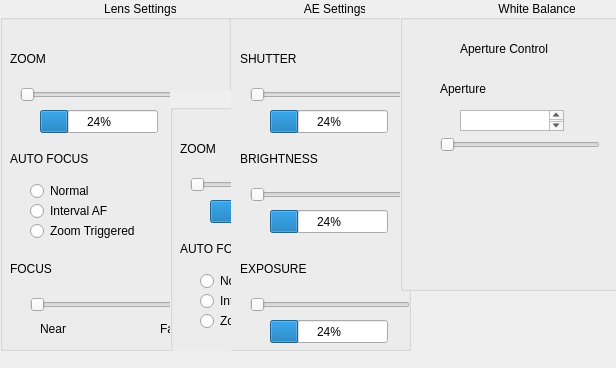
<?xml version="1.0" encoding="UTF-8"?>
<ui version="4.0">
 <class>Form</class>
 <widget class="QWidget" name="Form">
  <property name="geometry">
   <rect>
    <x>0</x>
    <y>0</y>
    <width>616</width>
    <height>368</height>
   </rect>
  </property>
  <property name="windowTitle">
   <string>Form</string>
  </property>
  <widget class="QGroupBox" name="groupBox_3">
   <property name="geometry">
    <rect>
     <x>200</x>
     <y>0</y>
     <width>211</width>
     <height>351</height>
    </rect>
   </property>
   <property name="autoFillBackground">
    <bool>true</bool>
   </property>
   <property name="title">
    <string>                  AE Settings</string>
   </property>
   <property name="alignment">
    <set>Qt::AlignCenter</set>
   </property>
   <widget class="QLabel" name="label_8">
    <property name="geometry">
     <rect>
      <x>40</x>
      <y>50</y>
      <width>67</width>
      <height>17</height>
     </rect>
    </property>
    <property name="text">
     <string>SHUTTER</string>
    </property>
   </widget>
   <widget class="QProgressBar" name="progressBar_3">
    <property name="geometry">
     <rect>
      <x>70</x>
      <y>110</y>
      <width>118</width>
      <height>23</height>
     </rect>
    </property>
    <property name="value">
     <number>24</number>
    </property>
   </widget>
   <widget class="QSlider" name="horizontalSlider_4">
    <property name="geometry">
     <rect>
      <x>50</x>
      <y>80</y>
      <width>160</width>
      <height>29</height>
     </rect>
    </property>
    <property name="orientation">
     <enum>Qt::Horizontal</enum>
    </property>
   </widget>
   <widget class="QLabel" name="label_9">
    <property name="geometry">
     <rect>
      <x>40</x>
      <y>150</y>
      <width>101</width>
      <height>17</height>
     </rect>
    </property>
    <property name="text">
     <string>BRIGHTNESS</string>
    </property>
   </widget>
   <widget class="QProgressBar" name="progressBar_4">
    <property name="geometry">
     <rect>
      <x>70</x>
      <y>210</y>
      <width>118</width>
      <height>23</height>
     </rect>
    </property>
    <property name="value">
     <number>24</number>
    </property>
   </widget>
   <widget class="QSlider" name="horizontalSlider_5">
    <property name="geometry">
     <rect>
      <x>50</x>
      <y>180</y>
      <width>160</width>
      <height>29</height>
     </rect>
    </property>
    <property name="orientation">
     <enum>Qt::Horizontal</enum>
    </property>
   </widget>
   <widget class="QLabel" name="label_10">
    <property name="geometry">
     <rect>
      <x>40</x>
      <y>260</y>
      <width>81</width>
      <height>17</height>
     </rect>
    </property>
    <property name="text">
     <string>EXPOSURE</string>
    </property>
   </widget>
   <widget class="QProgressBar" name="progressBar_5">
    <property name="geometry">
     <rect>
      <x>70</x>
      <y>320</y>
      <width>118</width>
      <height>23</height>
     </rect>
    </property>
    <property name="value">
     <number>24</number>
    </property>
   </widget>
   <widget class="QSlider" name="horizontalSlider_6">
    <property name="geometry">
     <rect>
      <x>50</x>
      <y>290</y>
      <width>160</width>
      <height>29</height>
     </rect>
    </property>
    <property name="orientation">
     <enum>Qt::Horizontal</enum>
    </property>
   </widget>
  </widget>
  <widget class="QGroupBox" name="groupBox_2">
   <property name="geometry">
    <rect>
     <x>400</x>
     <y>0</y>
     <width>221</width>
     <height>291</height>
    </rect>
   </property>
   <property name="autoFillBackground">
    <bool>true</bool>
   </property>
   <property name="title">
    <string>                White Balance</string>
   </property>
   <property name="alignment">
    <set>Qt::AlignCenter</set>
   </property>
   <widget class="QLabel" name="label_11">
    <property name="geometry">
     <rect>
      <x>40</x>
      <y>80</y>
      <width>101</width>
      <height>17</height>
     </rect>
    </property>
    <property name="text">
     <string>Aperture</string>
    </property>
   </widget>
   <widget class="QSlider" name="horizontalSlider_7">
    <property name="geometry">
     <rect>
      <x>40</x>
      <y>130</y>
      <width>160</width>
      <height>29</height>
     </rect>
    </property>
    <property name="orientation">
     <enum>Qt::Horizontal</enum>
    </property>
   </widget>
   <widget class="QLabel" name="label">
    <property name="geometry">
     <rect>
      <x>60</x>
      <y>40</y>
      <width>131</width>
      <height>17</height>
     </rect>
    </property>
    <property name="text">
     <string>Aperture Control</string>
    </property>
   </widget>
   <widget class="QTextEdit" name="textEdit">
    <property name="geometry">
     <rect>
      <x>60</x>
      <y>110</y>
      <width>104</width>
      <height>21</height>
     </rect>
    </property>
   </widget>
  </widget>
  <widget class="QGroupBox" name="groupBox_4">
   <property name="geometry">
    <rect>
     <x>0</x>
     <y>0</y>
     <width>231</width>
     <height>351</height>
    </rect>
   </property>
   <property name="autoFillBackground">
    <bool>true</bool>
   </property>
   <property name="title">
    <string>               Lens Settings</string>
   </property>
   <property name="alignment">
    <set>Qt::AlignCenter</set>
   </property>
   <widget class="QLabel" name="label_3">
    <property name="geometry">
     <rect>
      <x>10</x>
      <y>50</y>
      <width>67</width>
      <height>17</height>
     </rect>
    </property>
    <property name="text">
     <string>ZOOM</string>
    </property>
   </widget>
   <widget class="QSlider" name="horizontalSlider_2">
    <property name="geometry">
     <rect>
      <x>20</x>
      <y>80</y>
      <width>160</width>
      <height>29</height>
     </rect>
    </property>
    <property name="orientation">
     <enum>Qt::Horizontal</enum>
    </property>
   </widget>
   <widget class="QProgressBar" name="progressBar_2">
    <property name="geometry">
     <rect>
      <x>40</x>
      <y>110</y>
      <width>118</width>
      <height>23</height>
     </rect>
    </property>
    <property name="value">
     <number>24</number>
    </property>
   </widget>
   <widget class="QRadioButton" name="radioButton_4">
    <property name="geometry">
     <rect>
      <x>30</x>
      <y>180</y>
      <width>117</width>
      <height>22</height>
     </rect>
    </property>
    <property name="text">
     <string>Normal</string>
    </property>
   </widget>
   <widget class="QRadioButton" name="radioButton_5">
    <property name="geometry">
     <rect>
      <x>30</x>
      <y>200</y>
      <width>117</width>
      <height>22</height>
     </rect>
    </property>
    <property name="text">
     <string>Interval AF</string>
    </property>
   </widget>
   <widget class="QRadioButton" name="radioButton_6">
    <property name="geometry">
     <rect>
      <x>30</x>
      <y>220</y>
      <width>141</width>
      <height>22</height>
     </rect>
    </property>
    <property name="text">
     <string>Zoom Triggered</string>
    </property>
   </widget>
   <widget class="QLabel" name="label_4">
    <property name="geometry">
     <rect>
      <x>10</x>
      <y>150</y>
      <width>101</width>
      <height>17</height>
     </rect>
    </property>
    <property name="text">
     <string>AUTO FOCUS</string>
    </property>
   </widget>
   <widget class="QLabel" name="label_5">
    <property name="geometry">
     <rect>
      <x>10</x>
      <y>260</y>
      <width>67</width>
      <height>17</height>
     </rect>
    </property>
    <property name="text">
     <string>FOCUS</string>
    </property>
   </widget>
   <widget class="QSlider" name="horizontalSlider_3">
    <property name="geometry">
     <rect>
      <x>30</x>
      <y>290</y>
      <width>160</width>
      <height>29</height>
     </rect>
    </property>
    <property name="orientation">
     <enum>Qt::Horizontal</enum>
    </property>
   </widget>
   <widget class="QLabel" name="label_6">
    <property name="geometry">
     <rect>
      <x>40</x>
      <y>320</y>
      <width>67</width>
      <height>17</height>
     </rect>
    </property>
    <property name="text">
     <string>Near</string>
    </property>
   </widget>
   <widget class="QLabel" name="label_7">
    <property name="geometry">
     <rect>
      <x>160</x>
      <y>320</y>
      <width>67</width>
      <height>17</height>
     </rect>
    </property>
    <property name="text">
     <string>Far</string>
    </property>
   </widget>
   <widget class="QGroupBox" name="groupBox_5">
    <property name="geometry">
     <rect>
      <x>170</x>
      <y>90</y>
      <width>231</width>
      <height>351</height>
     </rect>
    </property>
    <property name="autoFillBackground">
     <bool>true</bool>
    </property>
    <property name="title">
     <string>               Lens Settings</string>
    </property>
    <property name="alignment">
     <set>Qt::AlignCenter</set>
    </property>
    <widget class="QLabel" name="label_12">
     <property name="geometry">
      <rect>
       <x>10</x>
       <y>50</y>
       <width>67</width>
       <height>17</height>
      </rect>
     </property>
     <property name="text">
      <string>ZOOM</string>
     </property>
    </widget>
    <widget class="QSlider" name="horizontalSlider_8">
     <property name="geometry">
      <rect>
       <x>20</x>
       <y>80</y>
       <width>160</width>
       <height>29</height>
      </rect>
     </property>
     <property name="orientation">
      <enum>Qt::Horizontal</enum>
     </property>
    </widget>
    <widget class="QProgressBar" name="progressBar_6">
     <property name="geometry">
      <rect>
       <x>40</x>
       <y>110</y>
       <width>118</width>
       <height>23</height>
      </rect>
     </property>
     <property name="value">
      <number>24</number>
     </property>
    </widget>
    <widget class="QRadioButton" name="radioButton_7">
     <property name="geometry">
      <rect>
       <x>30</x>
       <y>180</y>
       <width>117</width>
       <height>22</height>
      </rect>
     </property>
     <property name="text">
      <string>Normal</string>
     </property>
    </widget>
    <widget class="QRadioButton" name="radioButton_8">
     <property name="geometry">
      <rect>
       <x>30</x>
       <y>200</y>
       <width>117</width>
       <height>22</height>
      </rect>
     </property>
     <property name="text">
      <string>Interval AF</string>
     </property>
    </widget>
    <widget class="QRadioButton" name="radioButton_9">
     <property name="geometry">
      <rect>
       <x>30</x>
       <y>220</y>
       <width>141</width>
       <height>22</height>
      </rect>
     </property>
     <property name="text">
      <string>Zoom Triggered</string>
     </property>
    </widget>
    <widget class="QLabel" name="label_13">
     <property name="geometry">
      <rect>
       <x>10</x>
       <y>150</y>
       <width>101</width>
       <height>17</height>
      </rect>
     </property>
     <property name="text">
      <string>AUTO FOCUS</string>
     </property>
    </widget>
    <widget class="QLabel" name="label_14">
     <property name="geometry">
      <rect>
       <x>10</x>
       <y>260</y>
       <width>67</width>
       <height>17</height>
      </rect>
     </property>
     <property name="text">
      <string>FOCUS</string>
     </property>
    </widget>
    <widget class="QSlider" name="horizontalSlider_9">
     <property name="geometry">
      <rect>
       <x>30</x>
       <y>290</y>
       <width>160</width>
       <height>29</height>
      </rect>
     </property>
     <property name="orientation">
      <enum>Qt::Horizontal</enum>
     </property>
    </widget>
    <widget class="QLabel" name="label_15">
     <property name="geometry">
      <rect>
       <x>40</x>
       <y>320</y>
       <width>67</width>
       <height>17</height>
      </rect>
     </property>
     <property name="text">
      <string>Near</string>
     </property>
    </widget>
    <widget class="QLabel" name="label_16">
     <property name="geometry">
      <rect>
       <x>160</x>
       <y>320</y>
       <width>67</width>
       <height>17</height>
      </rect>
     </property>
     <property name="text">
      <string>Far</string>
     </property>
    </widget>
   </widget>
  </widget>
 </widget>
 <resources/>
 <connections/>
</ui>
